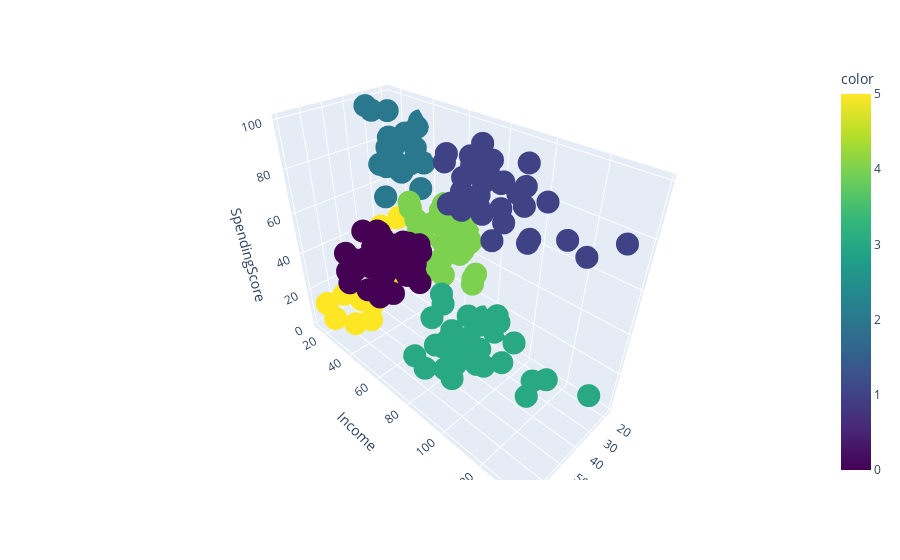

Notebook code for this chart:
### Code cell
px.scatter_3d(
    X, 
    x="Age", 
    y="Income", 
    z="SpendingScore", 
    color=kmeans_6.labels_, 
    color_continuous_scale="viridis"
)

### Figure 1 — Plotly figure (JSON) as saved in the notebook; plotly's stock layout.template omitted (floating-point values rounded to 4 significant figures; data arrays with more than 128 entries replaced by an {"elided": "..."} marker saying what was removed)
{"data": [{"hovertemplate": "Age=%{x}<br>Income=%{y}<br>SpendingScore=%{z}<br>color=%{marker.color}<extra></extra>", "legendgroup": "", "marker": {"color": {"elided": "200 int values"}, "coloraxis": "coloraxis", "symbol": "circle"}, "mode": "markers", "name": "", "scene": "scene", "showlegend": false, "type": "scatter3d", "x": {"elided": "200 int values"}, "y": {"elided": "200 int values"}, "z": {"elided": "200 int values"}}], "layout": {"coloraxis": {"colorbar": {"title": {"text": "color"}}, "colorscale": [[0, "#440154"], [0.1111, "#482878"], [0.2222, "#3e4989"], [0.3333, "#31688e"], [0.4444, "#26828e"], [0.5556, "#1f9e89"], [0.6667, "#35b779"], [0.7778, "#6ece58"], [0.8889, "#b5de2b"], [1, "#fde725"]]}, "legend": {"tracegroupgap": 0}, "margin": {"t": 60}, "scene": {"domain": {"x": [0, 1], "y": [0, 1]}, "xaxis": {"title": {"text": "Age"}}, "yaxis": {"title": {"text": "Income"}}, "zaxis": {"title": {"text": "SpendingScore"}}}}}
